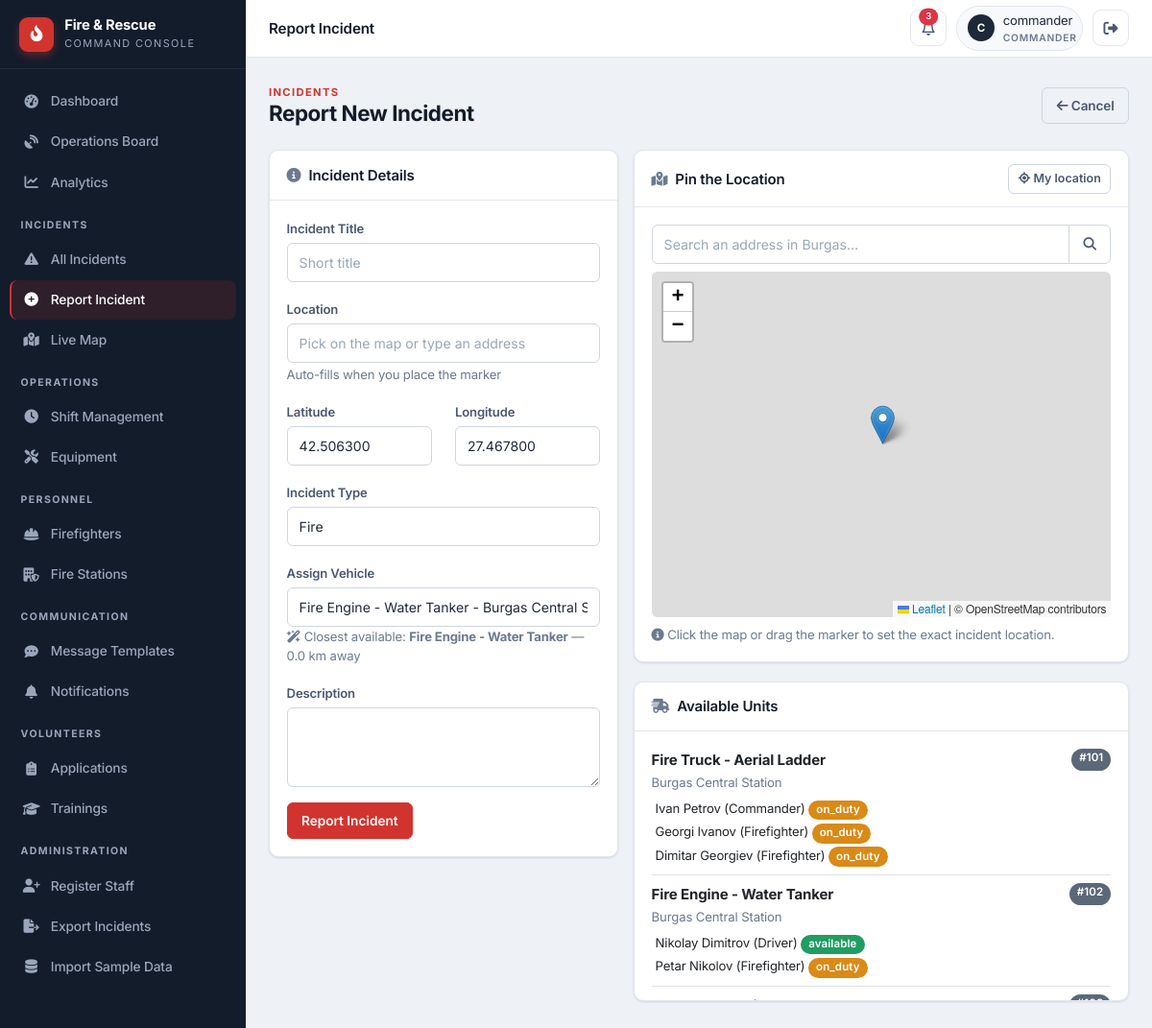
The page /staff/report_incident (signed in) on the database its author committed.
### app/models/vehicle.py (models this page shows)
class Vehicle(db.Model):
    id = db.Column(db.Integer, primary_key=True)
    type = db.Column(db.String(50))
    location = db.Column(db.String(200))
    latitude = db.Column(db.Float, nullable=True)
    longitude = db.Column(db.Float, nullable=True)
    last_updated = db.Column(db.DateTime, default=datetime.datetime.utcnow, onupdate=datetime.datetime.utcnow)
    speed = db.Column(db.Float, nullable=True)
    heading = db.Column(db.Integer, nullable=True)
    status = db.Column(db.String(20), default='station')
    station_id = db.Column(db.Integer, db.ForeignKey('fire_station.id'), nullable=True)
    current_incident_id = db.Column(db.Integer, db.ForeignKey('incident.id'), nullable=True)
    route_polyline = db.Column(db.Text, nullable=True)      # JSON list of [lat, lng] along the road
    route_started_at = db.Column(db.DateTime, nullable=True)  # when the vehicle began driving
    route_total_seconds = db.Column(db.Float, nullable=True)  # animation duration (sped up for demo)
    route_real_seconds = db.Column(db.Float, nullable=True)   # real OSRM driving time, for ETA display
    route_distance_m = db.Column(db.Float, nullable=True)     # real route distance in meters
    route_dest_lat = db.Column(db.Float, nullable=True)
    route_dest_lng = db.Column(db.Float, nullable=True)
    current_incident = db.relationship('Incident', foreign_keys=[current_incident_id])
    firefighters = db.relationship('Firefighter', backref='assigned_vehicle', lazy=True)

### app/models/firefighter.py (models this page shows)
class Firefighter(db.Model):
    id = db.Column(db.Integer, primary_key=True)
    name = db.Column(db.String(100), nullable=False)
    rank = db.Column(db.String(50))
    status = db.Column(db.String(20), default='available')
    vehicle_id = db.Column(db.Integer, db.ForeignKey('vehicle.id'), nullable=True)
    station_id = db.Column(db.Integer, db.ForeignKey('fire_station.id'), nullable=True)
    user_id = db.Column(db.Integer, db.ForeignKey('user_model.id'), nullable=True, unique=True)
    user = db.relationship('UserModel', foreign_keys=[user_id], backref='firefighter_profile')
    employee_id = db.Column(db.String(20), unique=True, nullable=True)
    phone = db.Column(db.String(20), nullable=True)
    hire_date = db.Column(db.DateTime, nullable=True)
    last_active = db.Column(db.DateTime, nullable=True)
    current_shift_id = db.Column(db.Integer, db.ForeignKey('shift.id'), nullable=True)
    current_shift = db.relationship('Shift', foreign_keys=[current_shift_id], back_populates='firefighter')
    shifts = db.relationship('Shift', foreign_keys='Shift.firefighter_id', back_populates='firefighter')

### app/routes/incidents.py (the view, shortened to what this page needs)
@incidents_bp.route('/staff/report_incident', methods=['GET', 'POST'])
@login_required
@role_required('dispatcher', 'commander')
def report_incident():
    form = IncidentForm()
    vehicles = Vehicle.query.all()
    form.vehicle_id.choices = [(v.id, f"{v.type} - {v.location}") for v in vehicles]
    if not form.vehicle_id.choices:
        form.vehicle_id.choices = [(0, 'No vehicles available - Import data first!')]
    return render_template('staff/incidents/report.html', form=form, vehicles=vehicles)

### app/forms/incident_forms.py
class IncidentForm(FlaskForm):
    title = StringField('Incident Title', validators=[DataRequired()])
    location = StringField('Location', validators=[DataRequired()])
    latitude = StringField('Latitude', validators=[Optional()])
    longitude = StringField('Longitude', validators=[Optional()])
    incident_type = SelectField('Incident Type',
                                choices=[('fire', 'Fire'),
                                         ('rescue', 'Rescue'),
                                         ('accident', 'Car Accident'),
                                         ('hazmat', 'Hazardous Materials'),
                                         ('other', 'Other')],
                                validators=[DataRequired()])
    description = TextAreaField('Description', validators=[DataRequired()])
    vehicle_id = SelectField('Assign Vehicle', coerce=int, validators=[DataRequired()])
    submit = SubmitField('Report Incident')

### app/utils.py (called while the page is built)
def login_required(f):
    @wraps(f)
    def decorated_function(*args, **kwargs):
        if not session.get('logged_in'):
            flash('Please login to access the staff portal.', 'warning')
            return redirect(url_for('auth.staff_login'))
        return f(*args, **kwargs)
    return decorated_function

def role_required(*roles):
    def decorator(f):
        @wraps(f)
        def decorated_function(*args, **kwargs):
            if not session.get('logged_in'):
                flash('Please login to access the staff portal.', 'warning')
                return redirect(url_for('auth.staff_login'))
            if session.get('user_role') not in roles:
                flash('Unauthorized access. This incident has been logged.', 'danger')
                return redirect(url_for('dashboard.staff_dashboard'))
            return f(*args, **kwargs)
        return decorated_function
    return decorator

### app/templates/staff/incidents/report.html (shortened to what this page needs)
{% extends "staff/base.html" %}
{% block topbar_title %}Report Incident{% endblock %}
{% block content %}
<div class="page-head">
    <div>
        <div class="eyebrow">Incidents</div>
        <h1>Report New Incident</h1>
    </div>
    <a href="{{ url_for('incidents.list_incidents') }}" class="btn btn-outline-secondary">
        <i class="fa-solid fa-arrow-left"></i> Cancel
    </a>
</div>
<form method="POST">
    <div class="row g-3">
        <div class="col-lg-5">
            <div class="card">
                <div class="card-header"><i class="fa-solid fa-circle-info text-muted me-2"></i>Incident Details</div>
                <div class="card-body">
                    <div class="mb-3">{{ form.title.label(class="form-label") }}{{ form.title(class="form-control", placeholder="Short title") }}</div>
                    <div class="mb-3">
                        {{ form.location.label(class="form-label") }}
                        {{ form.location(class="form-control", placeholder="Pick on the map or type an address", id="location") }}
                        <small class="text-muted">Auto-fills when you place the marker</small>
                    </div>
                    <div class="row">
                        <div class="col-6 mb-3">
                            {{ form.latitude.label(class="form-label") }}
                            {{ form.latitude(class="form-control", id="latitude", readonly=true, placeholder="—") }}
                        </div>
                        <div class="col-6 mb-3">
                            {{ form.longitude.label(class="form-label") }}
                            {{ form.longitude(class="form-control", id="longitude", readonly=true, placeholder="—") }}
                        </div>
                    </div>
                    <div class="mb-3">{{ form.incident_type.label(class="form-label") }}{{ form.incident_type(class="form-select") }}</div>
                    <div class="mb-3">
                        {{ form.vehicle_id.label(class="form-label") }}
                        {{ form.vehicle_id(class="form-select") }}
                        <small class="text-muted d-block" id="unitHint">This unit will be dispatched and routed live</small>
                    </div>
                    <div class="mb-3">{{ form.description.label(class="form-label") }}{{ form.description(class="form-control", rows=3) }}</div>
                    {{ form.submit(class="btn btn-primary") }}
                </div>
            </div>
        </div>
        <div class="col-lg-7">
            <div class="card">
                <div class="card-header d-flex justify-content-between align-items-center">
                    <span><i class="fa-solid fa-map-location-dot text-muted me-2"></i>Pin the Location</span>
                    <button type="button" class="btn btn-sm btn-outline-secondary" id="useMyLocation">
                        <i class="fa-solid fa-location-crosshairs"></i> My location
                    </button>
                </div>
                <div class="card-body">
                    <div class="input-group mb-2">
                        <input type="text" class="form-control" id="addressSearch" placeholder="Search an address in Burgas…">
                        <button type="button" class="btn btn-outline-secondary" id="searchBtn"><i class="fa-solid fa-magnifying-glass"></i></button>
                    </div>
                    <div id="pickMap" style="height: 360px; width: 100%; border-radius: var(--r-sm);"></div>
                    <small class="text-muted d-block mt-2">
                        <i class="fa-solid fa-circle-info"></i>
                        Click the map or drag the marker to set the exact incident location.
                    </small>
                </div>
            </div>
            <div class="card mb-0">
                <div class="card-header"><i class="fa-solid fa-truck-fast text-muted me-2"></i>Available Units</div>
                <div class="card-body" style="max-height: 280px; overflow-y: auto;">
                    {% if vehicles %}
                        {% for vehicle in vehicles %}
                        <div class="border-bottom mb-2 pb-2">
                            <div class="d-flex justify-content-between">
                                <strong>{{ vehicle.type }}</strong>
                                <span class="badge bg-secondary">#{{ vehicle.id }}</span>
                            </div>
                            <small class="text-muted">{{ vehicle.location }}</small>
                            {% if vehicle.firefighters %}
                            <ul class="list-unstyled ms-1 mb-0 mt-1">
                                {% for f in vehicle.firefighters %}
                                <li><small>{{ f.name }} ({{ f.rank }}) <span class="badge {% if f.status == 'available' %}bg-success{% else %}bg-warning{% endif %}">{{ f.status }}</span></small></li>
                                {% endfor %}
                            </ul>
                            {% else %}<small class="text-muted ms-1">No crew assigned</small>{% endif %}
                        </div>
                        {% endfor %}
                    {% else %}
                        <p class="text-muted mb-0">No vehicles available. <a href="{{ url_for('personnel.import_data') }}">Import data first</a>.</p>
                    {% endif %}
                </div>
            </div>
        </div>
    </div>
</form>
<link rel="stylesheet" href="https://unpkg.com/leaflet@1.9.4/dist/leaflet.css" />
{% endblock %}

### app/static/css/theme.css (style rules this page uses)
:root { --bg: #eef1f5; --surface: #ffffff; --surface-2: #f7f9fc; --border: #e2e7ee; --border-strong: #cfd6e0; --ink: #131c2b; --ink-2: #1d2838; --ink-3: #2a3650; --ink-soft: #3a4860; --text: #1f2a3a; --text-2: #4a5870; --muted: #6b7a90; --on-dark: #e7ecf3; --on-dark-muted: #9aa7ba; --accent: #d1342f; --accent-dark: #ab2420; --accent-soft: #fdeceb; --success: #1f9d63; --success-soft: #e6f5ed; --warning: #d98a17; --warning-soft: #fbf1de; --info: #2b6cb0; --info-soft: #e6f0f9; --danger: #d1342f; --danger-soft: #fdeceb; --r-sm: 6px; --r: 10px; --r-lg: 14px; --shadow-xs: 0 1px 2px rgba(19, 28, 43, 0.06); --shadow-sm: 0 1px 3px rgba(19, 28, 43, 0.08), 0 1px 2px rgba(19, 28, 43, 0.04); --shadow-md: 0 4px 12px rgba(19, 28, 43, 0.08); --shadow-lg: 0 12px 28px rgba(19, 28, 43, 0.12); --sidebar-w: 256px; --topbar-h: 60px; --spacing-xs: 0.25rem; --spacing-sm: 0.5rem; --spacing-md: 1rem; --spacing-lg: 1.5rem; --spacing-xl: 2rem; --border-radius: var(--r); --border-radius-sm: var(--r-sm); --border-radius-lg: var(--r-lg); --primary-color: var(--accent); --secondary-color: var(--muted); --danger-color: var(--danger); }
* { box-sizing: border-box; }
html { -webkit-text-size-adjust: 100%; }
body { font-family: 'Inter', -apple-system, BlinkMacSystemFont, 'Segoe UI', Roboto, sans-serif; color: var(--text); background: var(--bg); font-size: 0.94rem; line-height: 1.55; letter-spacing: -0.01em; -webkit-font-smoothing: antialiased; text-rendering: optimizeLegibility; }
h1, h2, h3, h4, h5, h6 { color: var(--ink); font-weight: 700; letter-spacing: -0.02em; }
a { text-decoration: none; }
.text-muted { color: var(--muted) !important; }
.page-head { display: flex; align-items: center; justify-content: space-between; gap: 1rem; margin-bottom: 1.5rem; flex-wrap: wrap; }
.page-head h1, .page-head h2 { margin: 0; font-size: 1.4rem; font-weight: 700; }
.eyebrow { text-transform: uppercase; letter-spacing: 0.12em; font-size: 0.7rem; font-weight: 700; color: var(--accent); }

### app/static/css/main.css (style rules this page uses)
.card { border: 1px solid var(--border); border-radius: var(--r); box-shadow: var(--shadow-sm); background: var(--surface); margin-bottom: 1.25rem; }
.card-header { border-bottom: 1px solid var(--border); background: transparent; font-weight: 600; color: var(--ink); padding: 0.85rem 1.1rem; border-radius: var(--r) var(--r) 0 0 !important; }
.card-body { padding: 1.1rem; }
.btn { border-radius: var(--r-sm); font-weight: 600; font-size: 0.85rem; padding: 0.5rem 0.9rem; transition: all 0.15s; border-width: 1px; }
.btn-sm { padding: 0.32rem 0.6rem; font-size: 0.78rem; }
.btn-primary, .btn-danger { background: var(--accent); border-color: var(--accent); color: #fff; }
.btn-outline-secondary { color: var(--text-2); border-color: var(--border-strong); }
.form-label { font-weight: 600; font-size: 0.82rem; color: var(--text-2); margin-bottom: 0.3rem; }
.form-control, .form-select { border-radius: var(--r-sm); border: 1px solid var(--border-strong); padding: 0.55rem 0.75rem; font-size: 0.88rem; color: var(--text); background: var(--surface); }
.form-control::placeholder { color: #9aa6b6; }
.badge { font-weight: 600; padding: 0.4em 0.7em; border-radius: 999px; font-size: 0.72rem; letter-spacing: 0.01em; }
.badge.bg-success { background: var(--success) !important; }
.badge.bg-warning { background: var(--warning) !important; color: #fff !important; }
.badge.bg-secondary { background: #5b6878 !important; }

### rows shown on the page
Vehicle: type "Fire Truck - Aerial Ladder", id "101", location "Burgas Central Station"
Firefighter: name "Ivan Petrov", rank "Commander", status "on_duty"
Firefighter: name "Georgi Ivanov", rank "Firefighter", status "on_duty"
Firefighter: name "Dimitar Georgiev", rank "Firefighter", status "on_duty"
Vehicle: type "Fire Engine - Water Tanker", id "102", location "Burgas Central Station"
Firefighter: name "Nikolay Dimitrov", rank "Driver", status "available"
Firefighter: name "Petar Nikolov", rank "Firefighter", status "on_duty"

### other values the page prints
{{ (session.user_name or '?')[0]|upper }} "C"
{{ session.user_name }} "commander"
{{ session.user_role }} "COMMANDER"
